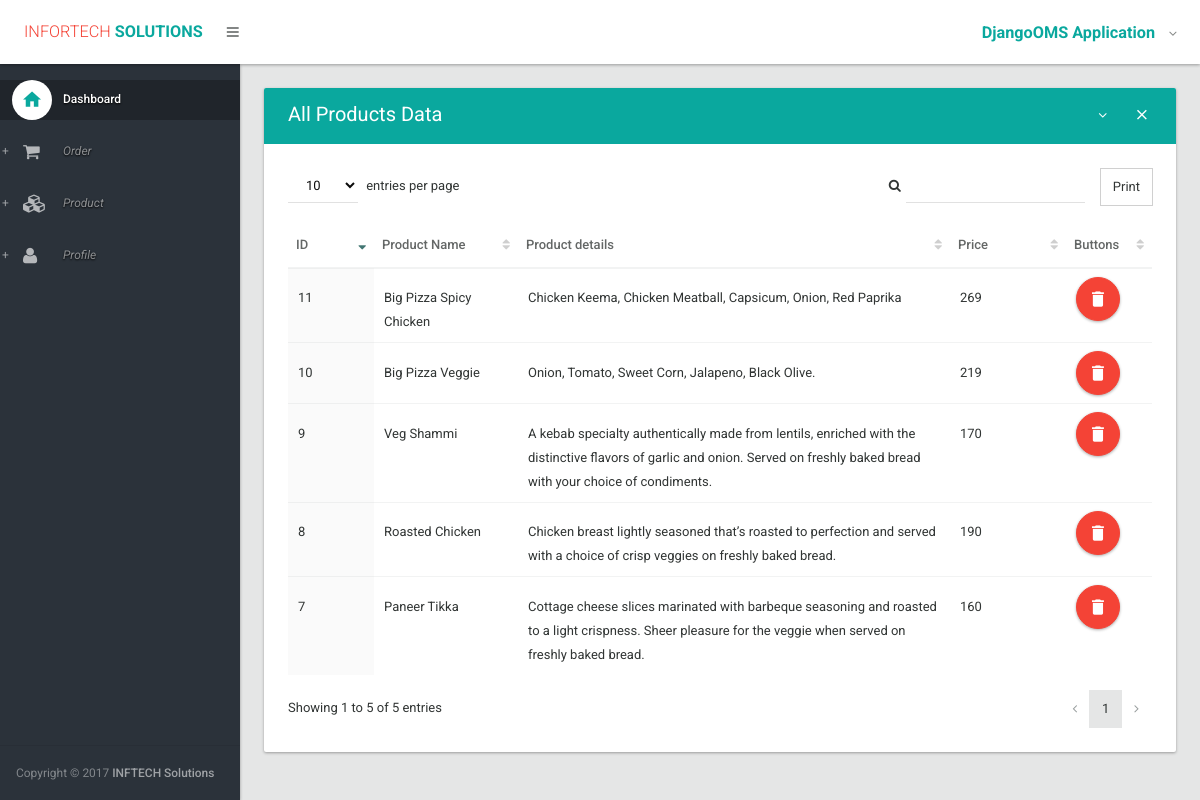
/products (signed in), run on an earlier commit of the app's database.
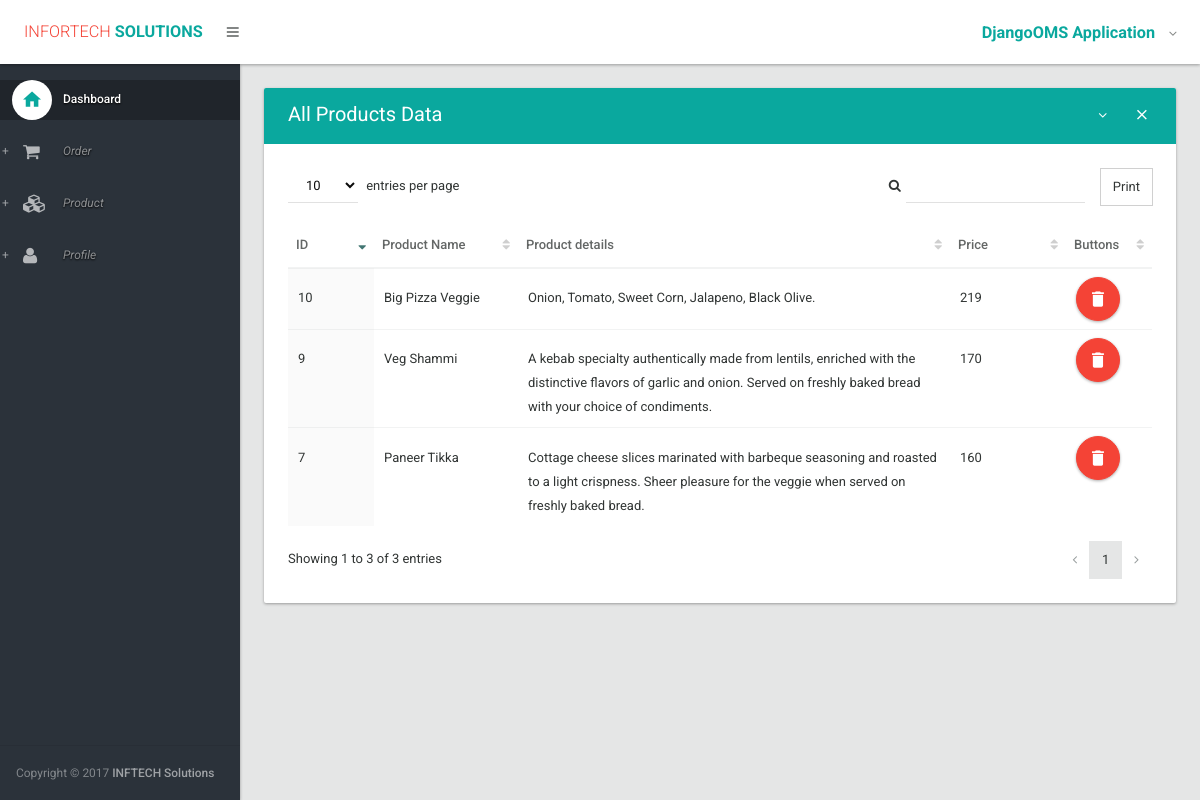
And on a later commit of the database.
### orders/models.py (models this page shows, shortened)
class Product(models.Model):
	product_name = models.CharField(max_length=200)
	product_details = models.TextField()
	price = models.IntegerField()
	active = models.IntegerField(default='1')

### orders/views.py (the view)
# urls.py: url(r'^products$', my_order.index_product, name='home_product'),
@login_required
def index_product(request):
    products = Product.objects.filter(active='1')
    return render(request, 'index_product.html', {'products': products})

### orders/templates/index_product.html (shortened to what this page needs)
{% extends 'layout.html' %}
{% block body %}
                <section>
                    <div class="section-body">
                        <div class="row">
                            <div class="col-lg-12">
                                <div class="card">
                                    <div class="card-head style-primary">
                                        <header>All Products Data</header>
                                        <div class="tools">
                                            <a class="btn btn-icon-toggle btn-collapse"><i class="fa fa-angle-down"></i></a>
                                            <a class="btn btn-icon-toggle btn-close"><i class="md md-close"></i></a>
                                        </div>
                                    </div>
                                    <div class="card-body">
                                        <div class="table-responsive">
                                            <table id="datatable2" class="table order-column hover">
                                                <thead>
                                                    <tr>
                                                        <th width="70px">ID</th>
                                                        <th>Product Name</th>
                                                        <th width="50%">Product details</th>
                                                        <th width="100px">Price</th>
                                                        <th width="70px">Buttons</th>
                                                    </tr>
                                                </thead>
                                                <tbody>
                                                    {% for product in products %}
                                                        <tr class="gradeX">
                                                            <td>{{ product.id }}</td>
                                                            <td>{{ product.product_name }}</td>
                                                            <td>{{ product.product_details }}</td>
                                                            <td>{{ product.price }}</td>
                                                            <td>
                                                                <a href="{% url 'delete_product' product.id %}" class="btn ink-reaction btn-floating-action btn-danger" onclick="return confirm('Are you sure you want to delete this?')"><i class="md md-delete"></i> </a>
                                                            </td>
                                                        </tr>
                                                    {% endfor %}
                                                </tbody>
                                            </table>
                                        </div>
                                    </div>
                                </div>
                            </div>
                        </div>
                    </div>
                </section>
{% endblock %}

What changed in the data, as far as the page shows it:
no longer on this page (row edited): Product: id "8", product_name "Roasted Chicken", product_details "Chicken breast lightly seasoned that’s roasted to perfection and served with a choice of crisp veggies on freshly baked bread.", price "190"
no longer on this page (row edited): Product: id "11", product_name "Big Pizza Spicy Chicken", product_details "Chicken Keema, Chicken Meatball, Capsicum, Onion, Red Paprika", price "269"
Also different on the page:
text written by a page script: "Print entries per page Showing 1 to 5 of 5 entries 1" → "Print entries per page Showing 1 to 3 of 3 entries 1"
